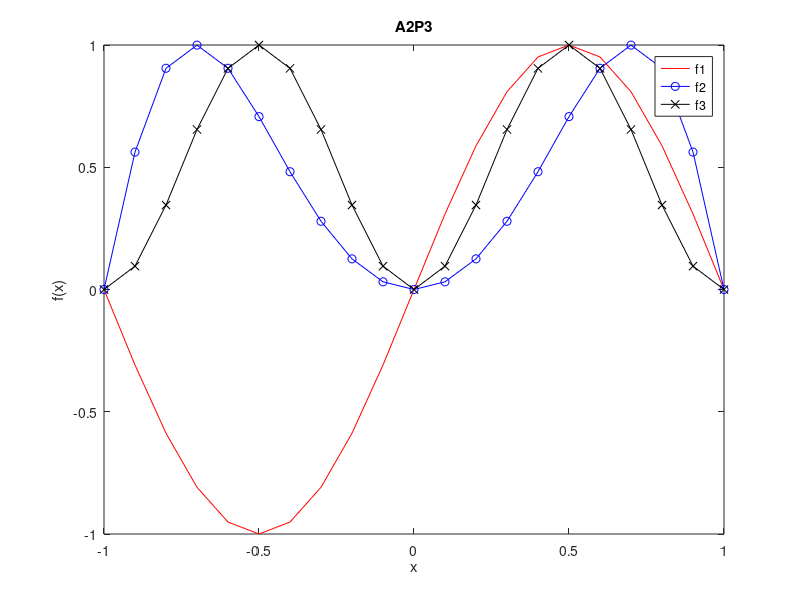

Write MATLAB code to recreate this figure.
x = -1:0.1:1;

f1 = sin(pi*x);
f2 = sin(pi*(x.^2));
f3 = sin(pi*x).^2;


plot(x,f1,'r-',x,f2,'bo-',x,f3,'kx-');
legend('f1', 'f2', 'f3');
xlabel('x');
ylabel('f(x)');
title('A2P3');